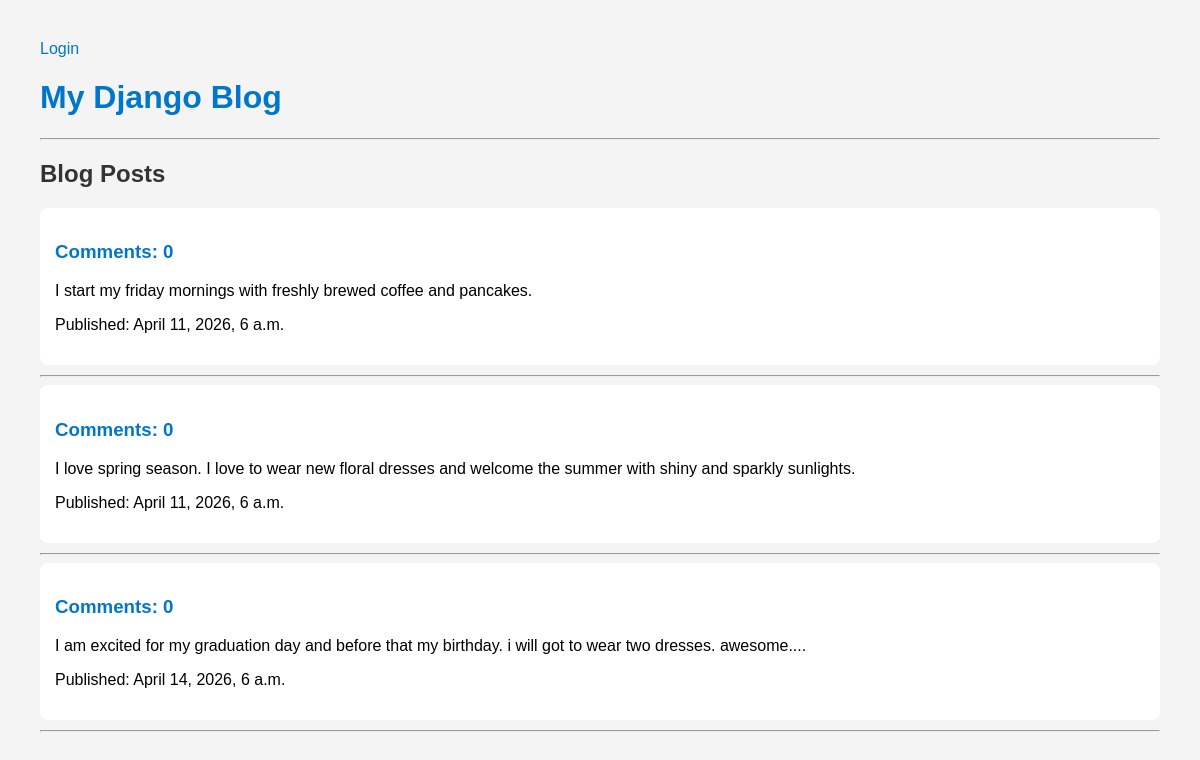
Before: / with the older database file.
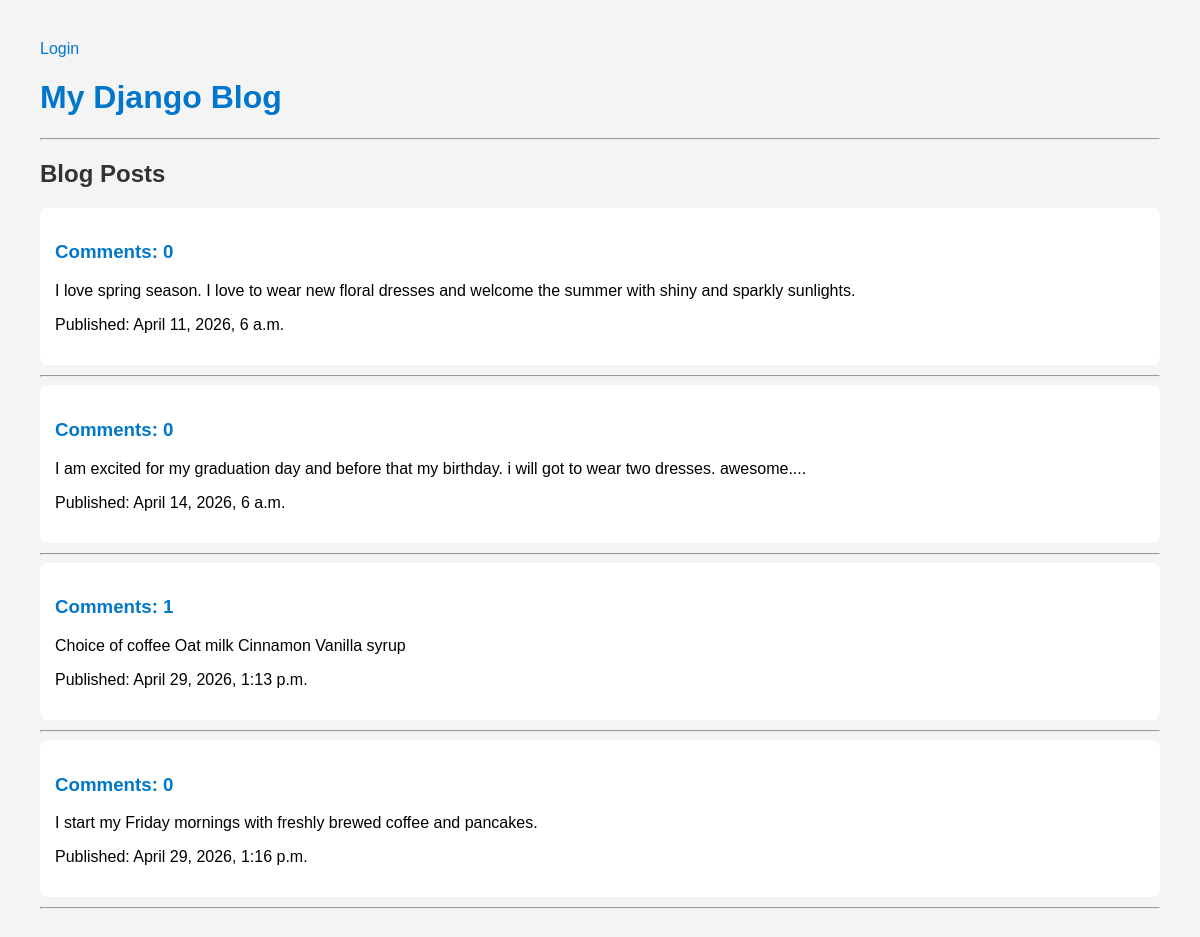
After: the same page with the newer database file.
### blog/models.py (models this page shows, shortened)
class Post(models.Model):
    author = models.ForeignKey(settings.AUTH_USER_MODEL, on_delete=models.CASCADE)
    title = models.CharField(max_length=200)
    text = models.TextField()
    created_date = models.DateTimeField(default=timezone.now)
    published_date = models.DateTimeField(blank=True, null=True)

### blog/views.py (the view)
# urls.py: path('', views.post_list, name='post_list'),
def post_list(request):
    posts = Post.objects.filter(
        published_date__lte=timezone.now()
    ).order_by('published_date')
    return render(request, 'blog/post_list.html', {'posts': posts})

### blog/templates/blog/post_list.html
{% extends 'blog/base.html' %}
{% block content %}
<h2>Blog Posts</h2>
{% for post in posts %}
    <div>
        <h3>
            <a href="{% url 'post_detail' pk=post.pk %}">
    Comments: {{ post.comments.count }}
</a>
        </h3>
        <p>{{ post.text }}</p>
        <p>Published: {{ post.published_date }}</p>
    </div>
    <hr>
{% endfor %}
{% endblock %}

### blog/templates/blog/base.html (shortened to what this page needs)
{% load static %}
<!DOCTYPE html>
<html>
<head>
    <link rel="stylesheet" href="{% static 'blog/style.css' %}">
</head>
<body>
    <header>
       {% if user.is_authenticated %}
    <a href="{% url 'post_new' %}" class="top-menu">+</a>
    <p id="logout" class="top-menu">
        Hello {{ user.username }}
<form action="{% url 'logout' %}" method="post" style="display:inline;">
    {% csrf_token %}
    <button type="submit" style="background:none; border:none; color:rgb(250, 12, 12);">
        (Log out)
    </button>
</form>    </p>
{% else %}
    <a href="{% url 'login' %}" class="top-menu">Login</a>
{% endif %}
        <h1><a href="/">My Django Blog</a></h1>
        <hr>
    </header>
    {% block content %}
    {% endblock %}
</body>
</html>

### blog/static/blog/style.css (style rules this page uses)
body { font-family: Arial, sans-serif; margin: 40px; background-color: #f4f4f4; }
h1, h2, h3 { color: #333; }
a { text-decoration: none; color: #0077cc; }
div { background: white; padding: 15px; margin-bottom: 10px; border-radius: 8px; }

Changed rows visible on the page:
added Post: comments.count "1", text "Choice of coffee Oat milk Cinnamon Vanilla syrup", published_date "April 29, 2026, 1:13 p.m."
changed Post: text "I start my friday mornings with freshly brewed coffee and pancakes." → "I start my Friday mornings with freshly brewed coffee and pancakes."; published_date "April 11, 2026, 6 a.m." → "April 29, 2026, 1:16 p.m."; moves down the list
